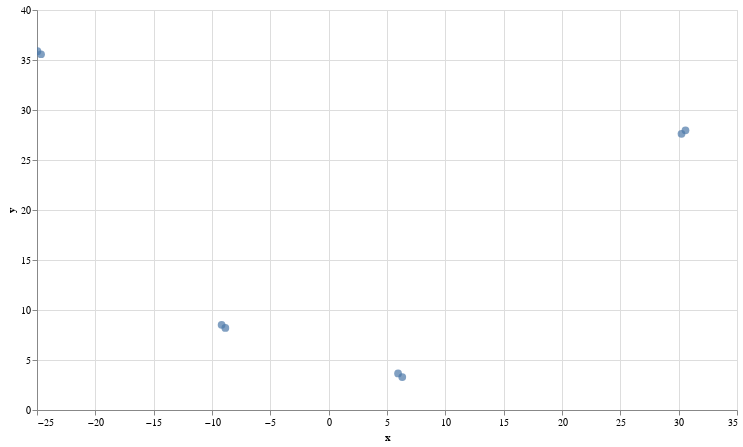

The cell this chart's notebook holds for it:
### Markdown cell above
# Plotting the embedding in 2D

### Code cell
# UMAP reduces the dimensions from 1024 to 2 dimensions that we can plot
reducer = umap.UMAP(n_neighbors=2)
umap_embeds = reducer.fit_transform(qa)
# Prepare the data to plot and interactive visualization
# using Altair
#df_explore = pd.DataFrame(data={'text': qa['text']})
#print(df_explore)

#df_explore = pd.DataFrame(data={'text': qa_df[0]})
df_explore = qa_df
df_explore['x'] = umap_embeds[:,0]
df_explore['y'] = umap_embeds[:,1]

# Plot
chart = alt.Chart(df_explore).mark_circle(size=60).encode(
    x=#'x',
    alt.X('x',
        scale=alt.Scale(zero=False)
    ),
    y=
    alt.Y('y',
        scale=alt.Scale(zero=False)
    ),
    tooltip=['text']
).properties(
    width=700,
    height=400
)
chart.interactive()

### Figure 1 — Vega-Lite specification as saved in the notebook (floating-point values rounded to 4 significant figures)
{"config": {"view": {"continuousWidth": 400, "continuousHeight": 300}}, "data": {"name": "data-0a4a15159d7aec8ccec02e32e6164db2"}, "mark": {"type": "circle", "size": 60}, "encoding": {"tooltip": [{"field": "text", "type": "nominal"}], "x": {"field": "x", "scale": {"zero": false}, "type": "quantitative"}, "y": {"field": "y", "scale": {"zero": false}, "type": "quantitative"}}, "height": 400, "selection": {"selector001": {"type": "interval", "bind": "scales", "encodings": ["x", "y"]}}, "width": 700, "$schema": "https://vega.github.io/schema/vega-lite/v4.17.0.json", "datasets": {"data-0a4a15159d7aec8ccec02e32e6164db2": [{"text": "Where is the world cup?", "x": 30.58, "y": 27.96}, {"text": "The world cup is in Qatar", "x": 30.24, "y": 27.62}, {"text": "What color is the sky?", "x": -24.96, "y": 35.89}, {"text": "The sky is blue", "x": -24.65, "y": 35.57}, {"text": "Where does the bear live?", "x": 6.309, "y": 3.295}, {"text": "The bear lives in the the woods", "x": 5.949, "y": 3.655}, {"text": "What is an apple?", "x": -9.176, "y": 8.522}, {"text": "An apple is a fruit", "x": -8.856, "y": 8.201}]}}
